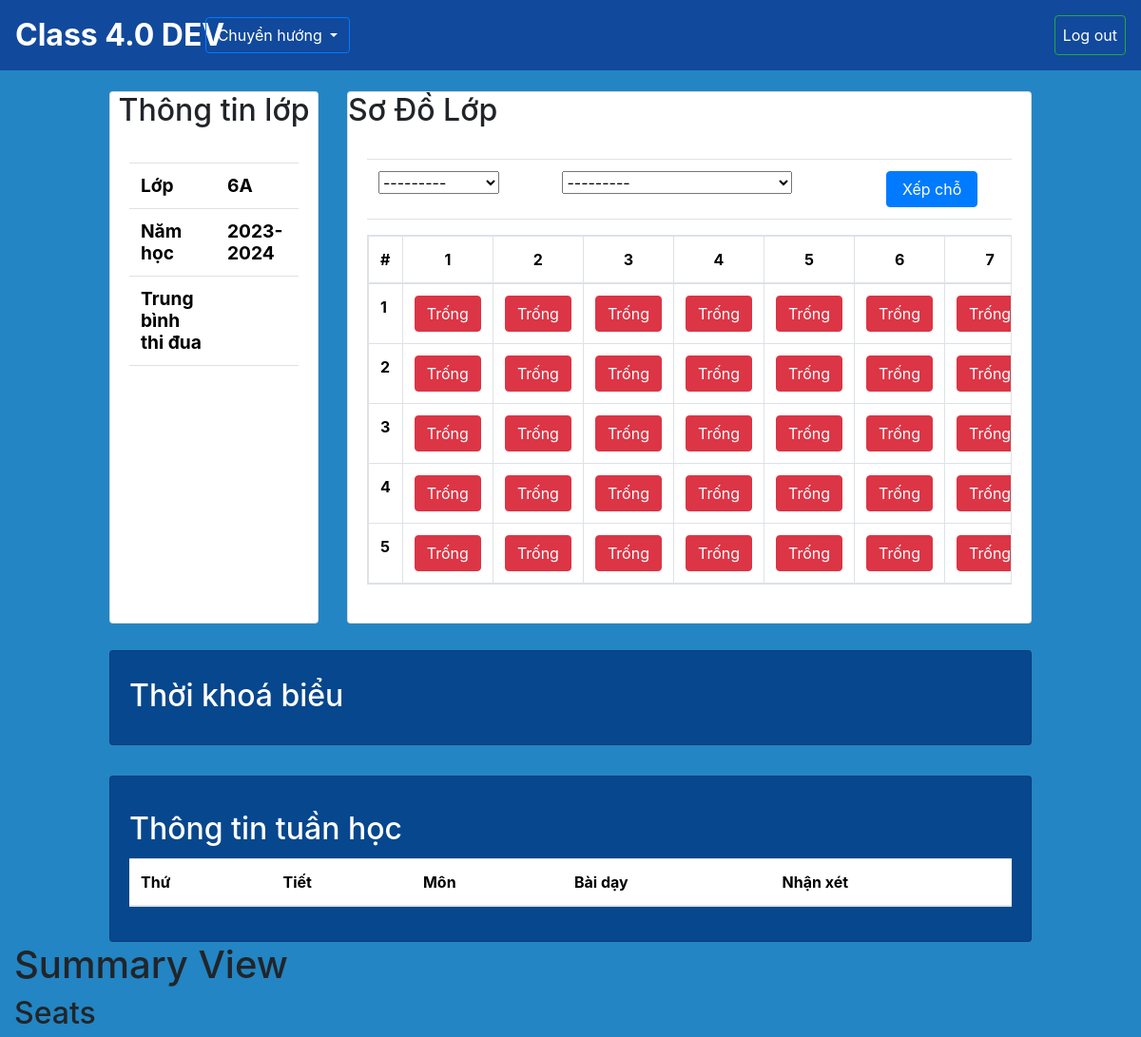
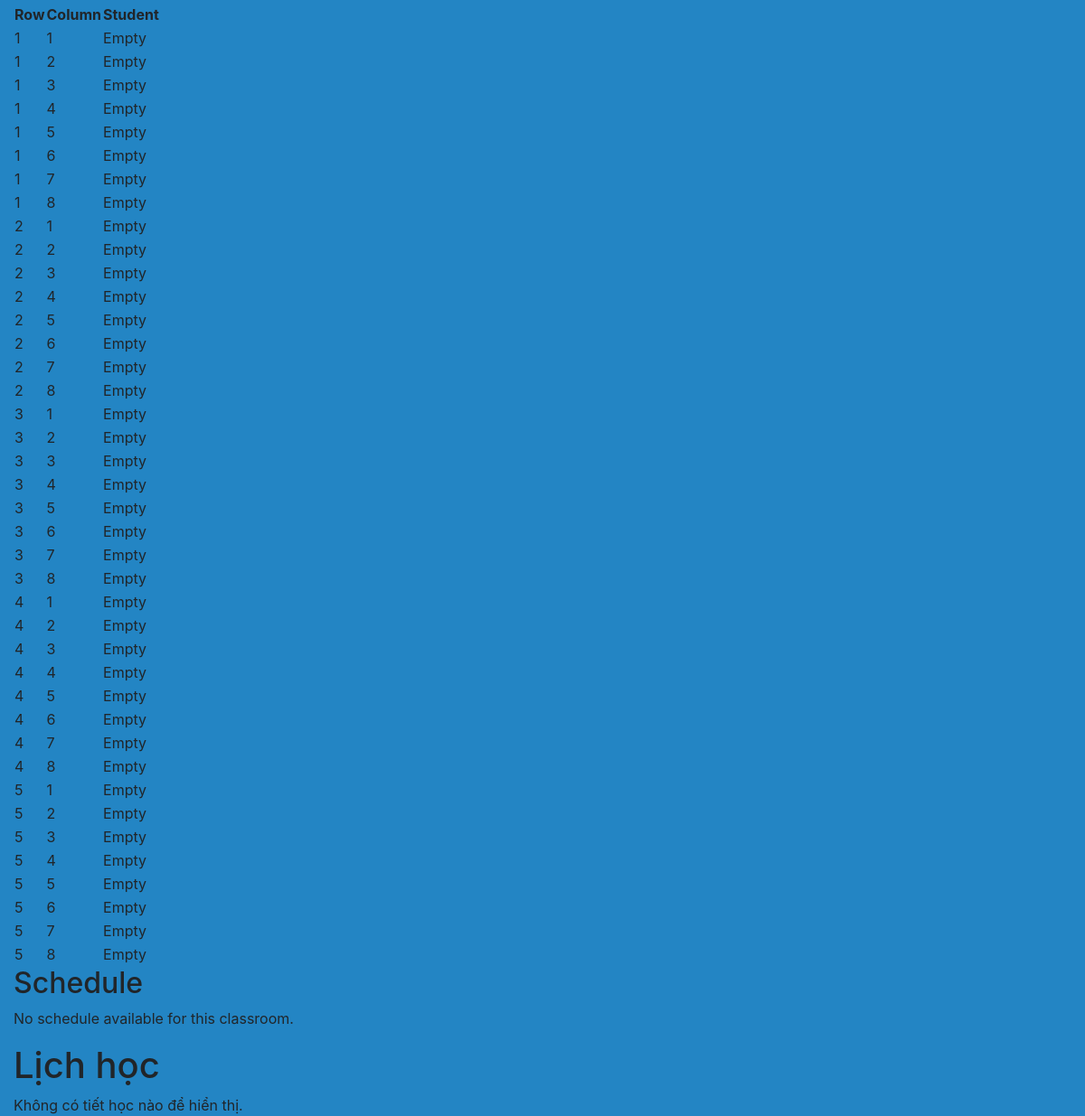
Page /home/6A/summary/ on the earlier database version (2 pictures, top to bottom).
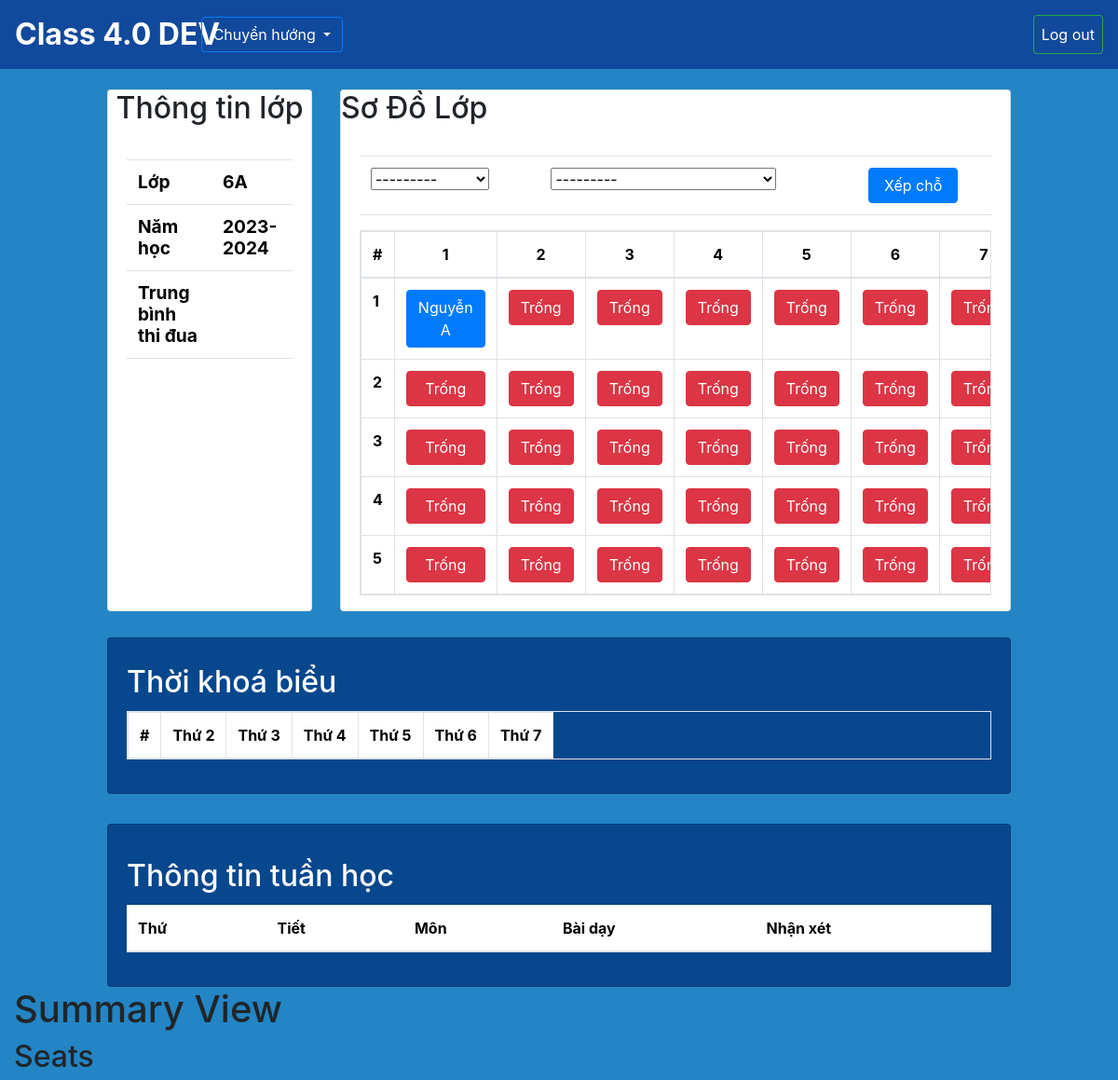
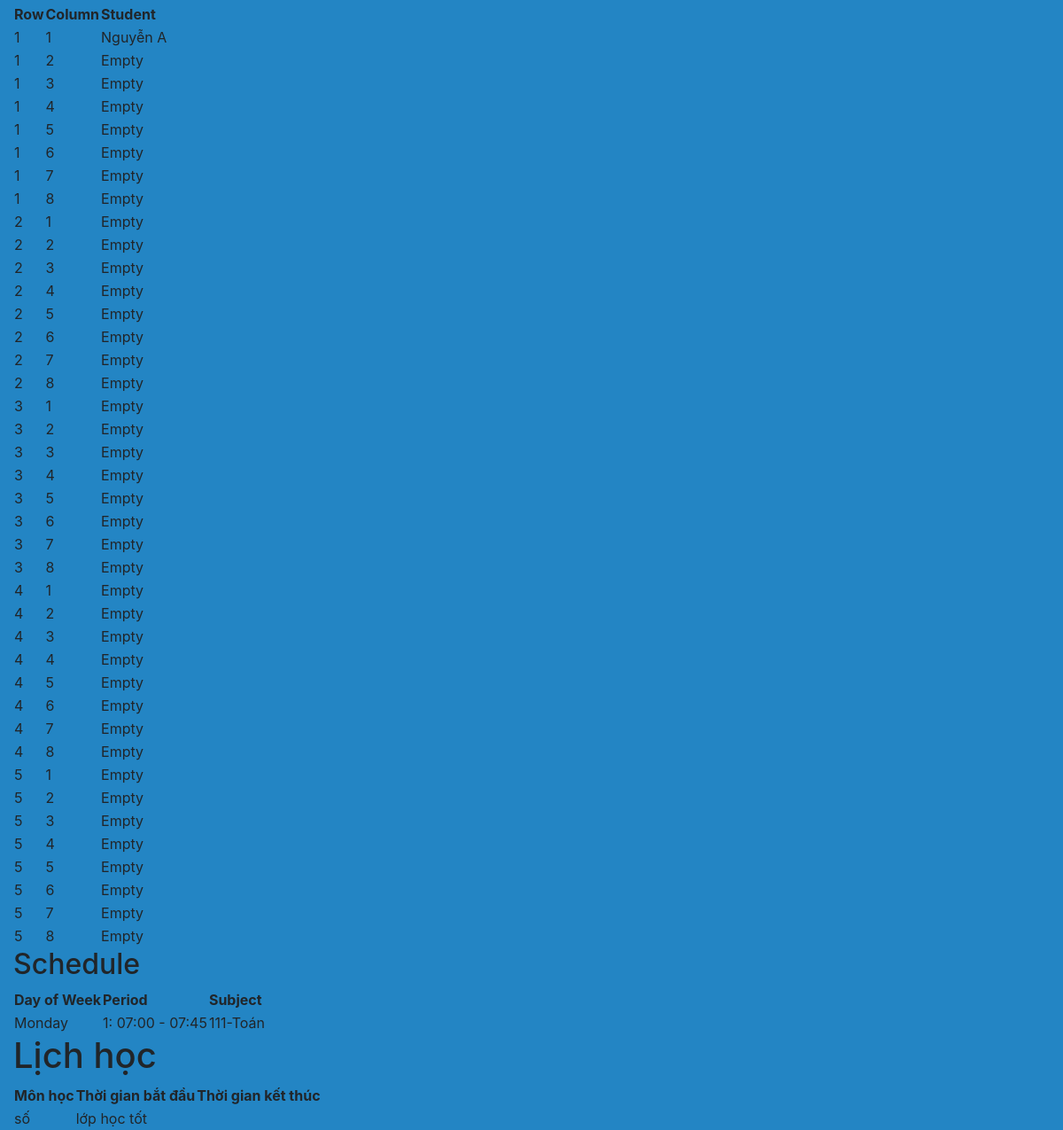
Same page on the later database version (2 pictures, top to bottom).
### CM/models.py (models this page shows, shortened)
class Seat(models.Model):
    classroom = models.ForeignKey(Classroom, on_delete=models.CASCADE, related_name='seats')
    student = models.ForeignKey(Student, on_delete=models.SET_NULL, null=True, blank=True,related_name='seat')
    row = models.PositiveIntegerField()
    column = models.PositiveIntegerField()
    def __str__(self):
        return f"Cột {self.row}, Hàng {self.column}"
    class Meta:
        unique_together = [['classroom', 'row', 'column']]

class Lessons (models.Model):
    name = models.CharField(max_length=150)
    subject = models.ForeignKey(Subject, on_delete=models.CASCADE)
    classroom = models.ForeignKey(Classroom,on_delete=models.CASCADE)
    teacher = models.ForeignKey('app_User.Teacher', on_delete=models.CASCADE)
    counter = models.PositiveIntegerField(default=1)  # Thêm trường counter (đếm số tiết) editable=False
    comment = models.TextField()
    date_time = models.DateTimeField(auto_now_add=True)
    grades = (
        (10, 'Tốt'),
        (8, 'Khá'),
        (6, 'Trung Bình'),
        (4, 'Yếu'),
    )
    grade = models.IntegerField(choices=grades, default='10')

### SM/models.py (models this page shows, shortened)
class Student(models.Model):
    id = models.IntegerField(primary_key=True)
    name = models.CharField(max_length=100,blank=False, null=False)
    classroom = models.ForeignKey(Classroom, on_delete=models.CASCADE, related_name='student') # cho phép classroom truy vấn được các student của mình
    def __str__(self):
        return f"{self.name} - ID: {self.id}"

class Schedule(models.Model):
    DAY_CHOICES = (
        (0, 'Monday'),
        (1, 'Tuesday'),
        (2, 'Wednesday'),
        (3, 'Thursday'),
        (4, 'Friday'),
        (5, 'Saturday'),
        (6, 'Sunday'),
    )
    classroom = models.ForeignKey(Classroom, on_delete=models.CASCADE, related_name='timetable')
    dayofweek = models.IntegerField(choices=DAY_CHOICES)
    period = models.ForeignKey(LessonTime, on_delete=models.CASCADE)
    subject = models.ForeignKey(Subject, on_delete=models.CASCADE)
    class Meta:
        unique_together = ['classroom', 'dayofweek', 'period']

class LessonTime(models.Model):
    period = models.CharField(max_length=10, unique=True)
    start_time = models.TimeField()
    end_time = models.TimeField()
    def __str__(self):
        return f"{self.period}: {self.start_time.strftime('%H:%M')} - {self.end_time.strftime('%H:%M')}"

class Subject (models.Model):
    id = models.CharField(primary_key=True, max_length = 10)
    name = models.CharField(max_length = 100,blank=False, null=False) # cần đảm bảo bắt buôc phải có
    def __str__(self):
        return f"{self.id}-{self.name}"

### CM/views.py (the view)
# urls.py: path('<str:classroom>/summary/', views.summary_view, name= 'summary'),
def summary_view (request,classroom):
    classroom = get_object_or_404(Classroom, name=classroom) # đưa vào add lesson
    seats = classroom.seats.all().order_by('row', 'column') # đưa vào add lesson
    schedule = Schedule.objects.filter(classroom=classroom).first()
    students = classroom.student.all()
    subjects = classroom.subjects.all()
    lesson = get_lessons_week(classroom=classroom)
    if request.method == 'POST':
        form = AssignStudentForm(classroom, request.POST)
        if form.is_valid():
            seat = form.cleaned_data['seat']
            student = form.cleaned_data['student']
            seat.assign_student(student)
    else:
        form = AssignStudentForm(classroom=classroom)
    context = {
        'lessons':lesson,
        'classroom':classroom,
        'students':students,
        'subjects':subjects,
        'assign_studentForm': form,
        'seats':seats,
        'schedule':schedule,
        'rows': range(1, 6),
        'columns': range(1, 9),
    }
    return render(request, 'summary.html', context)

### CM/forms.py
class AssignStudentForm(forms.Form):
    def __init__(self, classroom, *args, **kwargs):
        super().__init__(*args, **kwargs)
        seats = Seat.objects.filter(classroom=classroom)
        students = Student.objects.filter(classroom=classroom)
        self.fields['seat'] = forms.ModelChoiceField(queryset=seats)
        self.fields['student'] = forms.ModelChoiceField(queryset=students)
    seat = forms.ModelChoiceField(queryset=Seat.objects.none())  # Trường rỗng ban đầu
    student = forms.ModelChoiceField(queryset=Student.objects.none())  # Trường rỗng ban đầu

### CM/views.py (called while the page is built)
def get_lessons_week(classroom):
    today = datetime.now().date()
    start_of_week = today - timedelta(days=today.weekday())
    end_of_week = start_of_week + timedelta(days=6)
    lessons_week = Lessons.objects.filter(classroom=classroom, date_time__date__range=[start_of_week, end_of_week])
    return lessons_week

### CM/templates/summary.html (shortened to what the changed rows need)
{% extends "base.html" %}
{% load static %}
{% block content %}
<div class="row">
    <div class="col-10">
        <div class="row">
            <div class="col-3">
                <div class="card" style="margin-top: 1rem; margin-bottom: 1rem; height:35rem">
                    <h2 class="card-title text-center">Thông tin lớp</h2>
                    <div class="card-body">
                        <div style="margin-top: 2%; margin-bottom: 2%">
                            <table class="table " >
                                <tbody>
                                <tr>
                                    <th class="display-6 font-weight-bold" style="font-size: 1.2em" scope="row">Lớp</th>
                                </tr>
                                <tr>
                                    <th class="display-6 font-weight-bold" style="font-size: 1.2em" scope="row">Năm học</th>
                                </tr>
                                <tr>
                                    <th class="display-6 font-weight-bold" style="font-size: 1.2em" scope="row">Trung bình thi đua</th>
                                </tr>
                                </tbody>
                            </table>
                        </div>
                    </div>
                </div>
            </div>
            <div class="col-9">
                <div class="card" style="margin-top: 1rem; margin-bottom: 1rem; height:35rem">
                    <h2 class="card-title">Sơ Đồ Lớp</h2>
                    <div class="card-body">
                        <div>
                            <div style="margin-bottom:1rem">
                                <form method="post">
                                    <table class="table">
                                        <thead>
                                            <tr>
                                                <td>
                                                    {{ assign_studentForm.seat }}
                                                </td>
                                                <td>
                                                    {{ assign_studentForm.student }}
                                                </td>
                                                <td>
                                                    <button class="btn btn-primary" style="width:80%" type="submit">Xếp chỗ</button>
                                                </td>
                                            </div>
                            </div>
                            <table class="table table-bordered table-responsive">
                                <thead>
                                    <tr>
                                        <th>#</th>
                                        {% for column in columns %}
                                        <th class="text-center">{{ column }}</th>
                                        {% endfor %}
                                    </tr>
                                </thead>
                                <tbody>
                                    {% for row in rows %}
                                    <tr>
                                        <th>{{ row }}</th>
                                        {% for column in columns %}
                                        <td>
                                            {% for seat in seats %}
                                                {% if seat.row == row and seat.column == column %}
                                                    {% if not seat.student %}
                                                    <div class="d-flex justify-content-center">
                                                        <button class="btn btn-danger text-white" style="width:100%">Trống</button>
                                                    </div>
                                                    {% else %}
                                                    <div class="d-flex justify-content-center">
                                                    <a class="btn btn-primary text-white" style="width:100%">{{ seat.student.name }}</a>
                                                    </div>
                                                    {% endif %}
                                                {% endif %}
                                            {% endfor %}
                                        </td>
                                        {% endfor %}
                                    </tr>
                                    {% endfor %}
                                </tbody>
                            </table>
                        </div>
                    </div>
                </div>
            </div>
        </div>
    </div>
    <div class="col-1"></div>
</div>
<div class="row" style="margin-top: 1%">
    <div class="col-1"></div>
    <div class="col-10">
        <div class="card" style="background-color: #07478D">
            <div class="card-body">
                <h2 class="card-title text-white" style="margin-top: 0.5rem;">Thời khoá biểu</h2>
                <form>
                    {% if schedule %}
                    <table class="table table-bordered table-responsive">
                        <tr>
                            <th>#</th>
                            <th>Thứ 2</th>
                            <th>Thứ 3</th>
                            <th>Thứ 4</th>
                            <th>Thứ 5</th>
                            <th>Thứ 6</th>
                            <th>Thứ 7</th>
                        </tr>
                    </table>
                    {% endif %}
                </form>
            </div>
        </div>
        <div class="card" style="background-color: #07478D; margin-top:2rem">
            <div class="card-body">
                    <h2 class="card-title text-white" style="margin-top: 1rem;">Thông tin tuần học</h2>
                    <table class="table">
                        <thead>
                            <tr>
                                <th scope="col">Thứ</th>
                                <th scope="col">Tiết</th>
                                <th scope="col">Môn</th>
                                <th scope="col">Bài dạy</th>
                                <th scope="col">Nhận xét</th>
                            </tr>
                        </thead>
                    </table>
            </div>
        </div>
    </div>
    <div class="col-1"></div>
</div>
<h1>Summary View</h1>
    <h2>Seats</h2>
    <table>
        <thead>
            <tr>
                <th>Row</th>
                <th>Column</th>
                <th>Student</th>
            </tr>
        </thead>
        <tbody>
            {% for seat in seats %}
            <tr>
                <td>{{ seat.row }}</td>
                <td>{{ seat.column }}</td>
                <td>
                    {% if seat.student %}
                        {{ seat.student.name }}
                    {% else %}
                        Empty
                    {% endif %}
                </td>
            </tr>
            {% endfor %}
        </tbody>
    </table>
    <h2>Schedule</h2>
    {% if schedule %}
    <table>
        <thead>
            <tr>
                <th>Day of Week</th>
                <th>Period</th>
                <th>Subject</th>
            </tr>
        </thead>
        <tbody>
            <tr>
                <td>{{ schedule.get_dayofweek_display }}</td>
                <td>{{ schedule.period }}</td>
                <td>{{ schedule.subject }}</td>
            </tr>
        </tbody>
    </table>
    {% else %}
    <p>No schedule available for this classroom.</p>
    {% endif %}
    <h1>Lịch học</h1>
    <div class="lessons-container">
        {% if lessons %}
            <table>
                <thead>
                    <tr>
                        <th>Môn học</th>
                        <th>Thời gian bắt đầu</th>
                        <th>Thời gian kết thúc</th>
                    </tr>
                </thead>
                <tbody>
                {% for lesson in lessons %}
                    <tr>
                        <td>{{lesson.name}}</td>
                        <td>{{ lesson.comment }}</td>
                    </tr>
                {% endfor %}
                </tbody>
            </table>
        {% else %}
            <p>Không có tiết học nào để hiển thị.</p>
        {% endif %}
    </div>
{% endblock content %}

Differences in the rows shown:
changed Seat: student.name (not shown) → "Nguyễn A"; no longer shows "Empty"
added Schedule: dayofweek "Monday", period "1: 07:00 - 07:45", subject "111-Toán"
added Lessons: name "số", comment "lớp học tốt"
Other differences:
list line gone: "Trống"
new list line: "Nguyễn A"
text no longer shown: "No schedule available for this classroom. Không có tiết học nào để hiển thị."
text now shown: "# Thứ 2 Thứ 3 Thứ 4 Thứ 5 Thứ 6 Thứ 7 Day of Week Period Subject Môn học Thời gian bắt đầu Thời gian kết thúc"
